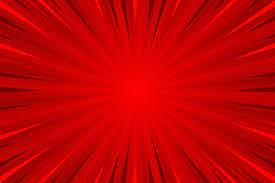
#> input picture project/color.jpg, 275 x 183 px, given in place of download.mp4, which was not available
$ jupyter execute --allow-errors segmentation.ipynb   (text cells are left out)
#> lines starting #> are read from the running program, lines starting #| are printed output that depends on the picture; after the words box and inside, x2 and y2 are one past the last pixel; in counts of white or black regions, pixels touching at a corner belong together; pictures that were not available may be replaced by others from this repository, and a replacement may not be noted
[cell 1]
import cv2
import numpy as np
cap = cv2.VideoCapture("download.mp4")

while(True):
    # Capture frame-by-frame
    ret, frame = cap.read()
#> frame is the input picture: shape (183, 275, 3); mean B, G, R 3.6, 2.8, 193.5
    img_rgb = cv2.cvtColor(frame, cv2.COLOR_BGR2RGB)
    b,g,r = cv2.split(img_rgb)
    rg = r - g
    rb = r - b
    rg = np.clip(rg, 0, 255)
    rb = np.clip(rb, 0, 255)

    mask1 = cv2.inRange(rg, 50, 255)
#> mask1: shape (183, 275); 28.4% white; 398 white regions (268 under 20 px), largest, box (x1, y1, x2, y2) and area: (0, 117, 70, 163) 724, (52, 10, 96, 69) 723, (199, 95, 275, 134) 594
    mask2 = cv2.inRange(rb, 50, 255)
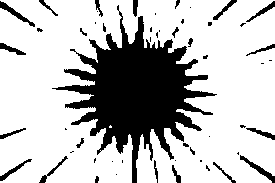
#> mask2: shape (183, 275); 74.9% white; 53 black regions (30 under 20 px), largest, box (x1, y1, x2, y2) and area: (52, 5, 217, 183) 10636, (240, 155, 275, 183) 195, (0, 1, 35, 27) 186
    mask = cv2.bitwise_and(mask1, mask2)
#> mask: shape (183, 275); 22.6% white; 420 white regions (296 under 20 px), largest, box (x1, y1, x2, y2) and area: (0, 117, 70, 163) 719, (189, 133, 256, 183) 575, (52, 10, 96, 60) 547
    croped = cv2.bitwise_and(frame, frame, mask=mask)
    #print(croped)
    #new_frame=frame-result
        # Display the resulting frame
    cv2.imshow('actual_frame', frame)
    cv2.imshow('new_frame',croped)
    if cv2.waitKey(1) & 0xFF == ord('q'):
#> (key q is pressed here)
        break

'''## Gen lower mask (0-5) and upper mask (175-180) of RED
mask1 = cv2.inRange(img_hsv, (0,50,20), (5,255,255))
mask2 = cv2.inRange(img_hsv, (175,50,20), (180,255,255))

## Merge the mask and crop the red regions
mask = cv2.bitwise_or(mask1, mask2 )'''


# When everything done, release the capture
cap.release()
cv2.destroyAllWindows()

[cell 2]
import cv2
import numpy as np

# convert an image to an array
image = cv2.imread("red2.png")
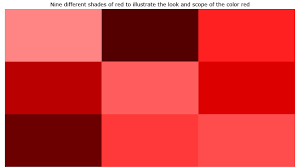
#> input picture project/red2.png, 300 x 168 px
#> image is the input picture: shape (168, 300, 3); mean B, G, R 62, 61.8, 211.3

#lower and upper limits of the desired color (red)
lower_range = np.array([0,0,200])
upper_range = np.array([10,10,255])

#create a mask using ranges
mask = cv2.inRange(image, lower_range, upper_range)
#> mask: shape (168, 300); 10.2% white; 1 white region, box (x1, y1, x2, y2) and area: (198, 9, 295, 114) 5141

#segment mask area in the original image
result = cv2.bitwise_and(image, image, mask=mask)

#show original image, mask and segmented image
cv2.imshow("image", image)
cv2.imshow("mask", mask)
new_img=image-result
cv2.imshow("result", new_img)

#end of script (wait a key press and close all windows)
cv2.waitKey(0)
cv2.destroyAllWindows

[cell 3]
import cv2
import numpy as np
cap = cv2.VideoCapture("download.mp4")

#> (the rest of this cell did not finish here and is left out)

[cell 4]
import cv2
import numpy as np

image = cv2.imread('red2.png')
cv2.imshow("Original", image)

result = image.copy()

image = cv2.cvtColor(image, cv2.COLOR_BGR2HSV)
#> image: shape (168, 300, 3); mean H, S, V 0.3, 192.1, 211.3

# lower boundary RED color range values; Hue (0 - 10)
lower1 = np.array([0, 100, 20])
upper1 = np.array([10, 255, 255])

# upper boundary RED color range values; Hue (160 - 180)
lower2 = np.array([160,100,20])
upper2 = np.array([179,255,255])

lower_mask = cv2.inRange(image, lower1, upper1)
#> lower_mask: shape (168, 300); 90.9% white; 1 black region, box (x1, y1, x2, y2) and area: (0, 0, 300, 168) 4580
upper_mask = cv2.inRange(image, lower2, upper2)
#> upper_mask: shape (168, 300); every value is 0

full_mask = lower_mask + upper_mask;

result = cv2.bitwise_and(result, result, mask=full_mask)


new_img=image-result
#> new_img: shape (168, 300, 3); mean H, S, V 115.7, 177, 22.1
cv2.imshow("result", result)


cv2.waitKey(0)
cv2.destroyAllWindows()

[cell 5]
import cv2
import matplotlib.pyplot as plt
import numpy as np

image = cv2.imread('red.png')

# Converting the image to hsv
#> (the rest of this cell did not finish here and is left out)

#> (a cell that did not finish here is left out)

[cell 7]
import cv2
import matplotlib.pyplot as plt
import numpy as np

cap = cv2.VideoCapture(0)

while(1):

    # Take each frame
    _, frame = cap.read()

    # Convert BGR to HSV
    hsv = cv2.cvtColor(frame, cv2.COLOR_BGR2HSV)
#> hsv: shape (183, 275, 3); mean H, S, V 31.6, 252.3, 193.5

    # define range of red color in HSV
    lower_red = np.array([160,50,50])
    upper_red = np.array([180,255,255])

    #Threshold the HSV image to get only red colors
    mask = cv2.inRange(hsv, lower_red, upper_red)
#> mask: shape (183, 275); 17.6% white; 413 white regions (277 under 20 px), largest, box (x1, y1, x2, y2) and area: (222, 67, 275, 82) 227, (224, 51, 261, 65) 177, (27, 144, 64, 161) 173

    # Bitwise-AND mask and original image
    res = cv2.bitwise_and(frame,frame, mask= mask)

    # we are just adding 2 more channels on the mask so we can stack it along other images
    mask_3 = cv2.cvtColor(mask, cv2.COLOR_GRAY2BGR)

    # stacking up all three images together
    stacked = np.hstack((mask_3,frame,res))

    cv2.imshow('Result',cv2.resize(stacked,None,fx=0.8,fy=0.8))
    k = cv2.waitKey(1) & 0xFF
#> (key q is pressed here)
    if k == 27:
        break

cv2.destroyAllWindows()
cap.release()

[cell 8]
import cv2
import numpy as np
## Read and merge
img = cv2.imread("colors.jpg")
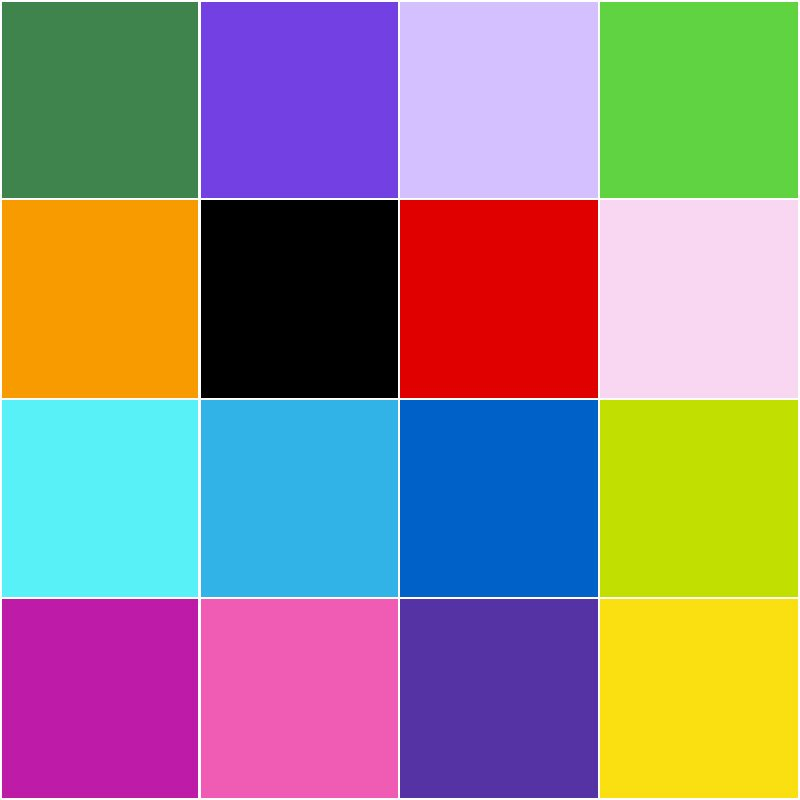
#> input picture project/colors.jpg, 800 x 800 px
#> img is the input picture: shape (800, 800, 3); mean B, G, R 132.6, 134.4, 146.8
img_rgb = cv2.cvtColor(img, cv2.COLOR_BGR2RGB)
#> img_rgb: shape (800, 800, 3)
b,g,r = cv2.split(img_rgb)
#> b: shape (800, 800)
#> g: shape (800, 800)
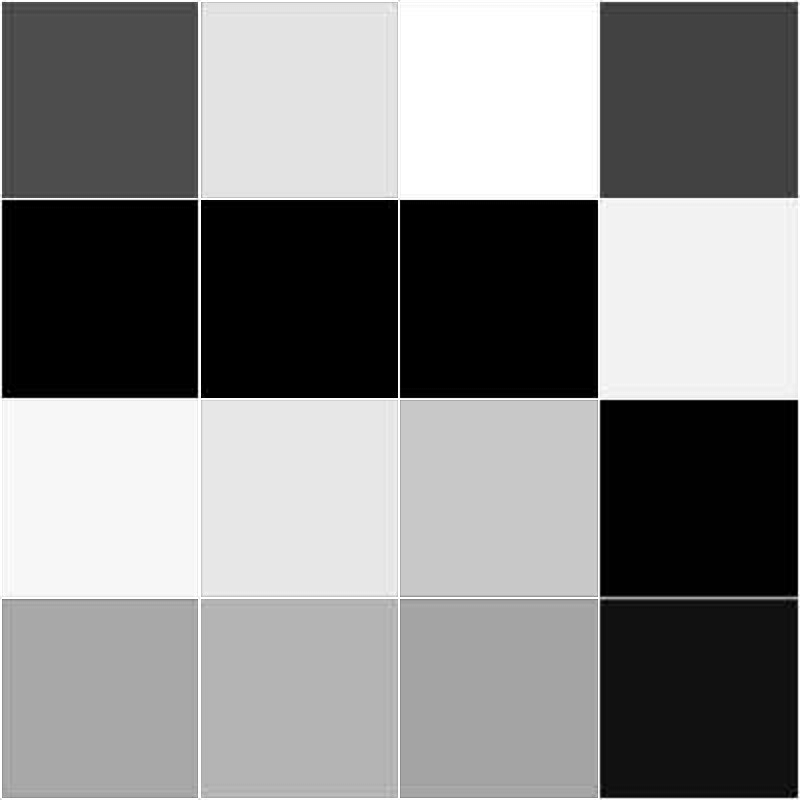
#> r: shape (800, 800); min 0, max 255, mean 132.6
rg = r - g
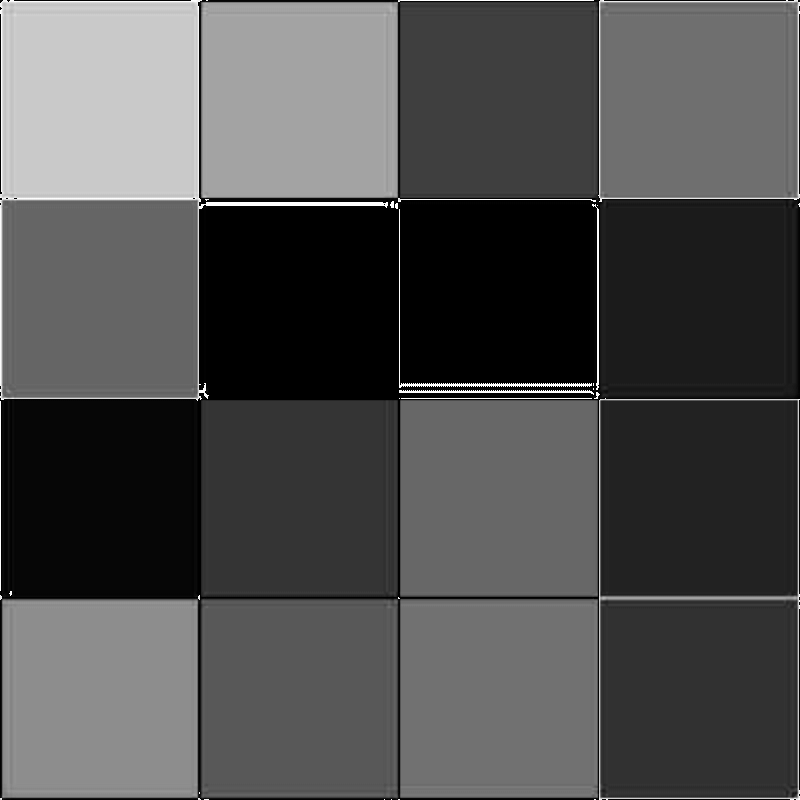
#> rg: shape (800, 800); min 0, max 255, mean 78.9
rb = r - b
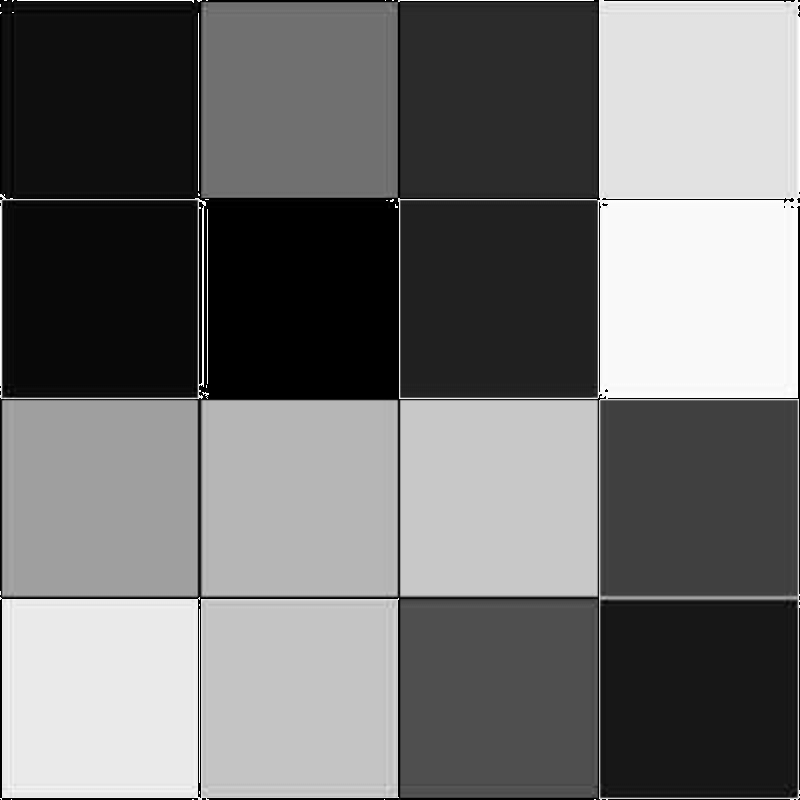
#> rb: shape (800, 800); min 0, max 255, mean 113.1
rg = np.clip(rg, 0, 255)
rb = np.clip(rb, 0, 255)

mask1 = cv2.inRange(rg, 50, 255)
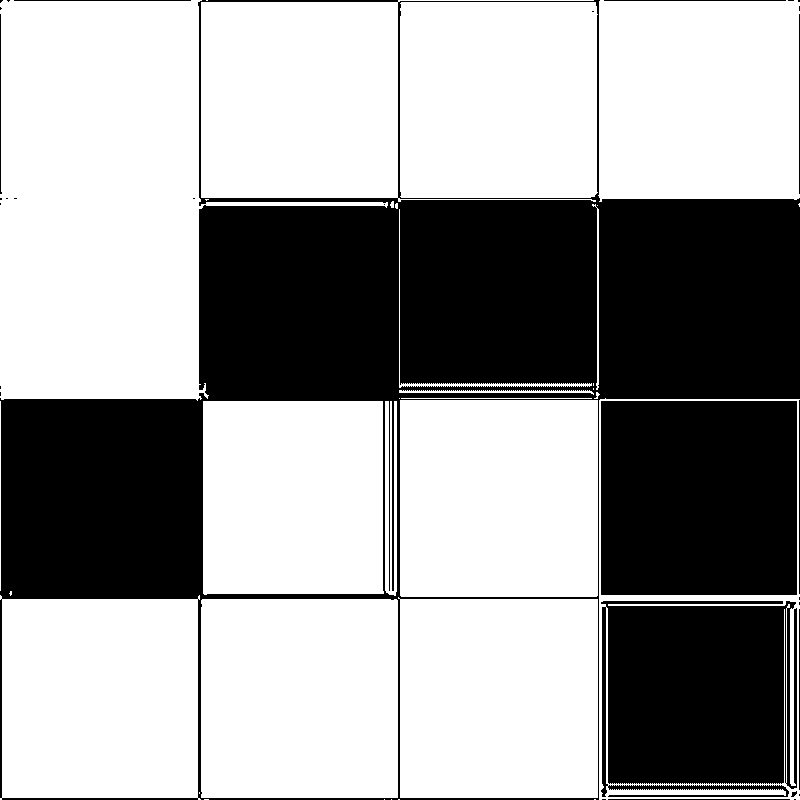
#> mask1: shape (800, 800); 62.4% white; 31 black regions (20 under 20 px), largest, box (x1, y1, x2, y2) and area: (0, 0, 800, 800) 166346, (601, 401, 797, 595) 38024, (601, 601, 797, 797) 34942
mask2 = cv2.inRange(rb, 50, 255)
#> mask2: shape (800, 800); 62.2% white; 31 black regions (21 under 20 px), largest, box (x1, y1, x2, y2) and area: (0, 0, 606, 800) 125306, (601, 600, 797, 797) 38419, (401, 201, 597, 397) 38413
mask = cv2.bitwise_and(mask1, mask2)
#> mask: shape (800, 800); 43.5% white; 43 white regions (29 under 20 px), largest, box (x1, y1, x2, y2) and area: (599, 0, 800, 202) 39606, (400, 599, 598, 798) 39396, (201, 599, 398, 798) 39193

'''## Gen lower mask (0-5) and upper mask (175-180) of RED
mask1 = cv2.inRange(img_hsv, (0,50,20), (5,255,255))
mask2 = cv2.inRange(img_hsv, (175,50,20), (180,255,255))

## Merge the mask and crop the red regions
mask = cv2.bitwise_or(mask1, mask2 )'''
croped = cv2.bitwise_and(img, img, mask=mask)
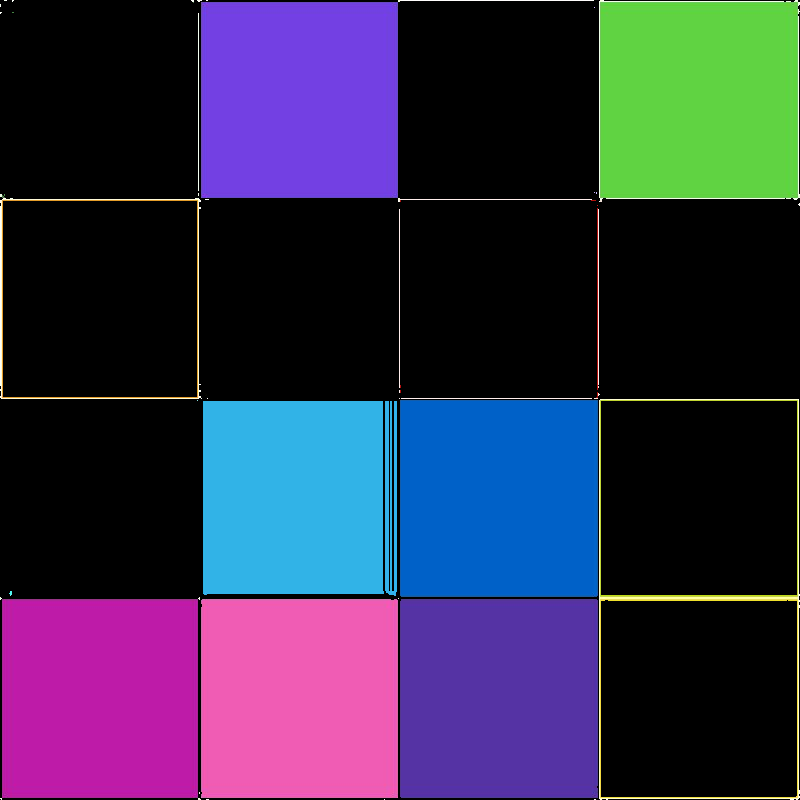
#> croped: shape (800, 800, 3); mean B, G, R 76.1, 45.9, 49.8

## Display
cv2.imshow('Actual', img)
cv2.imshow("mask", mask)
cv2.imshow("croped", croped)
cv2.waitKey()

[cell 9]
from matplotlib import pyplot as plt
img=cv2.imread("colors.jpg")

for i in range(800):
    for j in range(800):
        img[i][j]=160
#> img: shape (800, 800, 3); every value is 160

plt.imshow(img)

[cell 10]
import numpy as np
import cv2

# load image and set the bounds
img = cv2.imread("red1.png")
lower =(255, 55, 0) # lower bound for each channel
upper = (255, 255, 10) # upper bound for each channel

# create the mask and use it to change the colors
#> (the rest of this cell did not finish here and is left out)

[cell 11]
img=cv2.imread("red.png")
#> (the rest of this cell did not finish here and is left out)

[cell 12]
#blurring and smoothin
img1=cv2.imread('colors.jpg')

hsv = cv2.cvtColor(img1,cv2.COLOR_BGR2HSV)
#> hsv: shape (800, 800, 3); mean H, S, V 85.3, 169, 206.6

#lower red
lower_red = np.array([0,50,50])
upper_red = np.array([10,255,255])


#upper red
lower_red2 = np.array([170,50,50])
upper_red2 = np.array([180,255,255])

mask = cv2.inRange(hsv, lower_red, upper_red)
#> mask: shape (800, 800); 6% white; 1 white region, box (x1, y1, x2, y2) and area: (400, 200, 598, 398) 38703
res = cv2.bitwise_and(img1,img1, mask= mask)
#> res: shape (800, 800, 3)


mask2 = cv2.inRange(hsv, lower_red2, upper_red2)
#> mask2: shape (800, 800); 0.08% white in thin lines or dots, all inside (x1, y1, x2, y2) = (400, 200, 598, 398)
res2 = cv2.bitwise_and(img1,img1, mask= mask2)

img3 = res+res2
img4 = cv2.add(res,res2)
img5 = cv2.addWeighted(res,0.5,res2,0.5,0)
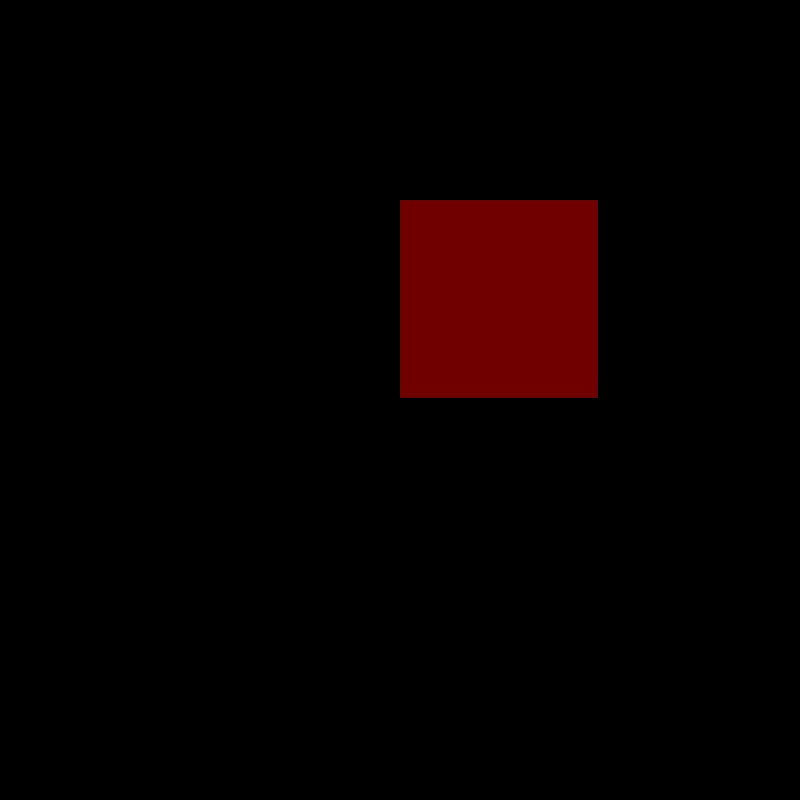
#> img5: shape (800, 800, 3); mean B, G, R 0, 0, 6.8


kernel = np.ones((15,15),np.float32)/225
smoothed = cv2.filter2D(res,-1,kernel)
smoothed2 = cv2.filter2D(img3,-1,kernel)


'''
cv2.imshow('Original',img1)
cv2.imshow('Averaging',smoothed)
cv2.imshow('mask',mask)
cv2.imshow('res',res)
cv2.imshow('mask2',mask2)
cv2.imshow('res2',res2)
cv2.imshow('res3',img3)
cv2.imshow('res4',img4)
cv2.imshow('res5',img5)
cv2.imshow('smooth2',smoothed2)
'''
plt.subplot(122)
plt.imshow(img1-img4)
plt.subplot(121)
plt.imshow(img1)

cv2.waitKey(0)
cv2.destroyAllWindows()
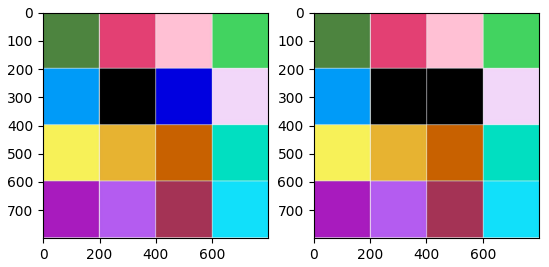
#> figure drawn by matplotlib, 2 panels; B, G, R data is drawn as R, G, B
